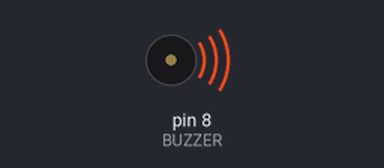
Bench run of a sketch on a simulated Arduino Uno, built with avr-gcc and run on an emulated ATmega328P. On the bench: buzzer (waves = sounding).

Above: at 0.1 s.
At 53.4 s:
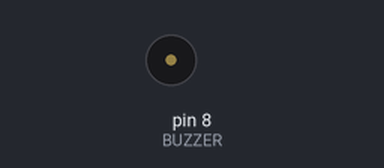
Timing chart, 0 to 54.9 s (numbered marks = the images above):
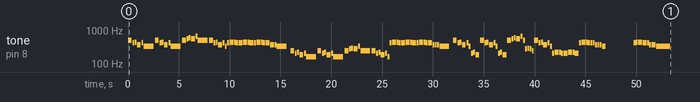

The sketch:

anonimo_ya_viene_la_vieja.ino
```cpp
// Generado con Partitura → Arduino
// 313 notas/silencios · duración ≈ 53.5 s · 135 BPM
#include <avr/pgmspace.h>
#if !defined(PROGMEM)
  #define PROGMEM
  #define pgm_read_word(p) (*(p))
#endif

#define BUZZER 8
const uint16_t N = 313;

// Frecuencias en Hz (0 = silencio)
const uint16_t melody[] PROGMEM = {
  494, 0, 415, 0, 440, 0, 370, 0, 415, 0, 330, 0,
  494, 0, 415, 0, 440, 0, 370, 0, 415, 0, 330, 0,
  494, 0, 554, 0, 587, 0, 554, 0, 659, 0, 494, 0,
  494, 0, 415, 0, 440, 0, 370, 0, 415, 0, 330, 0,
  415, 0, 440, 0, 440, 0, 440, 0, 415, 0, 415, 0,
  415, 0, 440, 0, 440, 0, 440, 0, 415, 0, 415, 0,
  440, 0, 440, 0, 440, 0, 415, 0, 415, 0, 415, 0,
  370, 0, 370, 0, 370, 0, 330, 0, 247, 0, 208, 0,
  220, 0, 185, 0, 208, 0, 165, 0, 247, 0, 208, 0,
  220, 0, 185, 0, 208, 0, 165, 0, 247, 0, 277, 0,
  294, 0, 277, 0, 330, 0, 247, 0, 247, 0, 208, 0,
  220, 0, 185, 0, 208, 0, 165, 415, 0, 440, 0, 440,
  0, 440, 0, 415, 0, 415, 0, 415, 0, 440, 0, 440,
  0, 440, 0, 415, 0, 415, 0, 440, 0, 440, 0, 440,
  0, 415, 0, 415, 0, 415, 0, 370, 0, 370, 0, 370,
  0, 330, 0, 494, 0, 415, 0, 440, 0, 370, 0, 415,
  0, 330, 208, 0, 220, 0, 185, 0, 494, 0, 415, 0,
  440, 0, 370, 0, 415, 0, 330, 208, 0, 220, 0, 185,
  0, 494, 0, 554, 0, 587, 0, 554, 0, 659, 0, 494,
  277, 0, 294, 0, 277, 0, 247, 0, 494, 0, 415, 0,
  440, 0, 370, 0, 415, 0, 330, 0, 208, 0, 220, 0,
  220, 0, 220, 0, 208, 0, 208, 0, 208, 0, 220, 0,
  220, 0, 220, 0, 208, 0, 415, 0, 440, 0, 440, 0,
  440, 0, 415, 0, 415, 0, 415, 0, 370, 0, 370, 0,
  370, 0, 330, 0, 415, 0, 440, 0, 440, 0, 440, 0,
  415, 0, 415, 0, 415, 0, 370, 0, 370, 0, 370, 0,
  330
};
// Duraciones en ms
const uint16_t dur[] PROGMEM = {
  422, 22, 211, 11, 211, 11, 422, 22, 211, 11, 1078, 33,
  422, 22, 211, 11, 211, 11, 422, 22, 211, 11, 1078, 33,
  422, 22, 211, 11, 211, 11, 422, 22, 211, 11, 1078, 33,
  422, 22, 211, 11, 211, 11, 422, 22, 211, 11, 211, 11,
  211, 11, 211, 11, 211, 11, 211, 11, 211, 11, 211, 11,
  211, 11, 211, 11, 211, 11, 211, 11, 422, 22, 211, 11,
  211, 11, 211, 11, 211, 11, 211, 11, 211, 11, 211, 11,
  211, 11, 211, 11, 211, 11, 1089, 244, 422, 22, 211, 11,
  211, 11, 422, 22, 211, 11, 1078, 33, 422, 22, 211, 11,
  211, 11, 422, 22, 211, 11, 1078, 33, 422, 22, 211, 11,
  211, 11, 422, 22, 211, 11, 1078, 33, 422, 22, 211, 11,
  211, 11, 422, 22, 211, 11, 222, 211, 11, 211, 11, 211,
  11, 211, 11, 211, 11, 211, 11, 211, 11, 211, 11, 211,
  11, 211, 11, 422, 22, 211, 11, 211, 11, 211, 11, 211,
  11, 211, 11, 211, 11, 211, 11, 211, 11, 211, 11, 211,
  11, 1089, 244, 422, 22, 211, 11, 211, 11, 422, 22, 211,
  11, 222, 211, 11, 211, 11, 422, 22, 422, 22, 211, 11,
  211, 11, 422, 22, 211, 11, 222, 211, 11, 211, 11, 422,
  22, 422, 22, 211, 11, 211, 11, 422, 22, 211, 11, 222,
  211, 11, 211, 11, 211, 11, 211, 11, 422, 22, 211, 11,
  211, 11, 422, 22, 211, 11, 211, 11, 211, 11, 211, 11,
  211, 11, 211, 11, 211, 11, 211, 11, 211, 11, 211, 11,
  211, 11, 211, 11, 422, 22, 211, 11, 211, 11, 211, 11,
  211, 11, 211, 11, 211, 11, 211, 11, 211, 11, 211, 11,
  211, 11, 422, 2689, 211, 11, 211, 11, 211, 11, 211, 11,
  211, 11, 211, 11, 211, 11, 211, 11, 211, 11, 211, 11,
  1544
};

void playSong() {
  for (uint16_t i = 0; i < N; i++) {
    uint16_t f = pgm_read_word(&melody[i]);
    uint16_t d = pgm_read_word(&dur[i]);
    if (f) tone(BUZZER, f, (uint32_t)d * 90 / 100);
    delay(d);
    noTone(BUZZER);
  }
}

void setup() {
  pinMode(BUZZER, OUTPUT);
  playSong();
}

void loop() {
}
```
